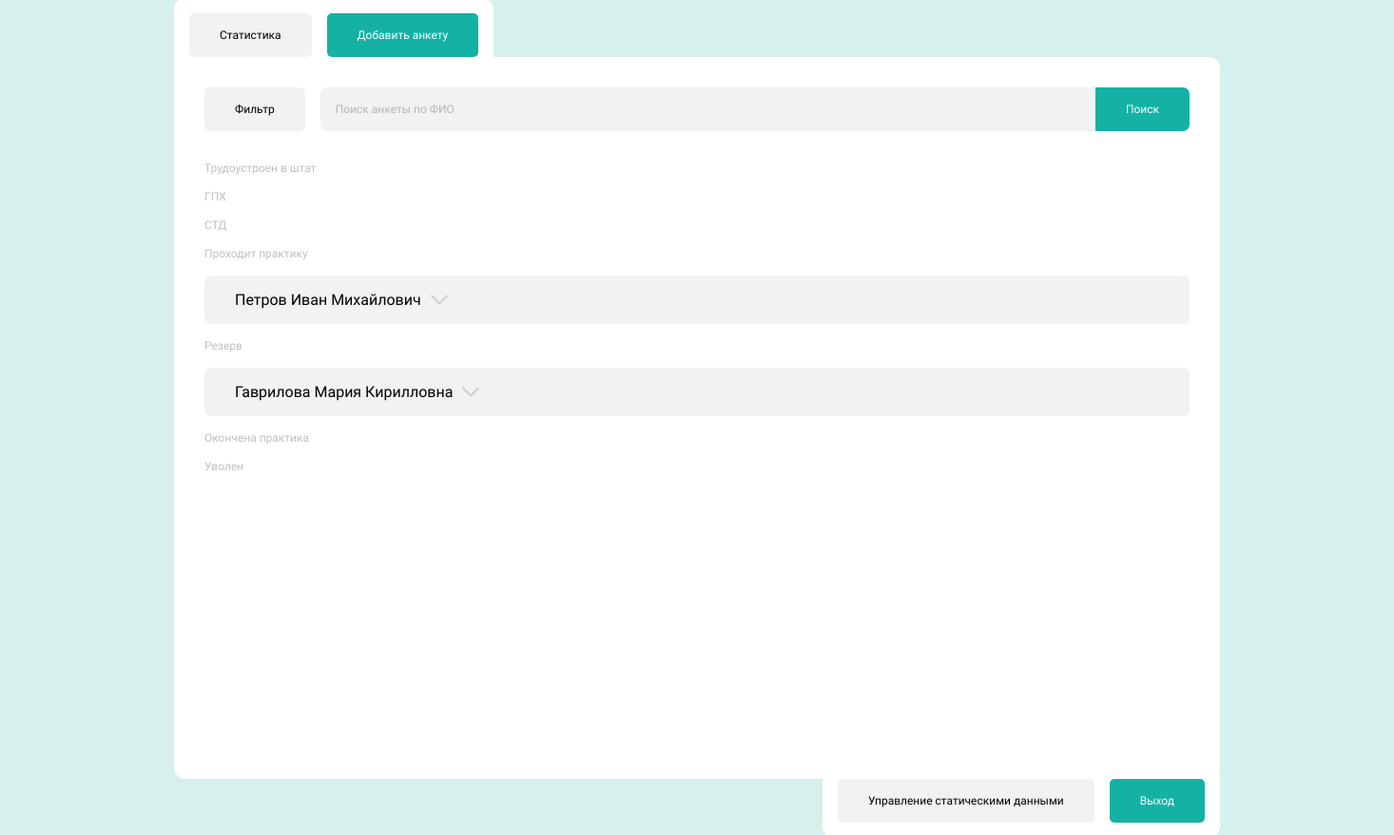
Page /Application/app/views/main.php (signed in) on the committed database.
### tables this page shows
CREATE TABLE `candidate_statuses` (
  `id` int(11) NOT NULL COMMENT 'Идентификатор статуса кандидата',
  `status_name` text NOT NULL COMMENT 'Статус кандидата'
);

CREATE TABLE `candidate_profiles` (
  `id` int(11) NOT NULL COMMENT 'Идентификатор анкеты',
  `full_name` text NOT NULL COMMENT 'ФИО кандидата',
  `candidate_status` int(11) DEFAULT NULL COMMENT 'Статус кандидата',
  `edu_org` int(11) DEFAULT NULL COMMENT 'Образовательное учреждение',
  `profile_rejected` int(11) DEFAULT NULL COMMENT 'Отказ по анкете',
  `full_time_practice` int(11) DEFAULT NULL COMMENT 'Очная практика',
  `practice_target` int(11) DEFAULT NULL COMMENT ' Цель практики',
  `moodle_practice` int(11) DEFAULT NULL COMMENT 'Практика Moodle',
  `unit_id` int(11) DEFAULT NULL COMMENT 'Идентификатор отдела',
  `is_employment` int(11) DEFAULT NULL COMMENT 'Трудоустройство',
  `is_payment` int(11) DEFAULT NULL COMMENT 'Привлечение на оплату',
  `email` varchar(255) DEFAULT NULL COMMENT 'Адрес эл. почты',
  `phone_num` varchar(12) DEFAULT NULL COMMENT 'Номер телефона',
  `res_city` int(11) DEFAULT NULL COMMENT 'Город проживания',
  `edu_city` int(11) DEFAULT NULL COMMENT 'Город обучения',
  `study_course` int(11) DEFAULT NULL COMMENT 'Курс обучения',
  `training_direction` text DEFAULT NULL COMMENT 'Направления обучения (подготовки)',
  `stack` text DEFAULT NULL COMMENT 'Стек',
  `softskills` text DEFAULT NULL COMMENT 'Результаты собеседования',
  `receiving_date` date DEFAULT NULL COMMENT 'Дата получения анкеты',
  `commentary` text DEFAULT NULL COMMENT 'Комментарии'
);

### Application/app/views/main.php (the view, shortened to what this page needs)
<?php
include 'partials/header.php';
?>
<body>
    <main>
        <div class="main-wrapper">
            <div class="top-nav-wrapper">
                <nav class="top-nav">
                    <a href="statistic.php" class="btn-second">Статистика</a>
                    <a href="addAnketa.php" class="btn-primary">Добавить анкету</a>
                </nav>
            </div>
            <div class="common-form-alt">
                <div class="search-wrapper">
                    <input type="button" value="Фильтр" class="btn-second">
                    <form action="../controllers/SearchController.php" method="post" class="search-form-wrapper">
                        <input type="search" placeholder="Поиск анкеты по ФИО" class="inp" name="search" autocomplete="off">
                        <input type="submit" value="Поиск" class="btn-primary">
                    </form>
                </div>
                <div class="ankets-wrapper">
                <?php
                    $sql = "SELECT * FROM `candidate_statuses`";
                    $stmt = $pdo->query($sql);
                    while ($candidate_statuses = $stmt->fetch(PDO::FETCH_ASSOC)) { ?>
                    <div class="ankets-type-wrapper">
                        <p class="ankets-type-header"><?= $candidate_statuses['status_name'] ?></p>
                        <?php
                        $candidate_statuses_id = $candidate_statuses['id'];
                        $sql1 = "SELECT candidate_profiles.*,
                                        cities_edu.city_name AS edu_city,
                                        cities_res.city_name AS res_city,
                                        edu_org.edu_org_name AS edu_org,
                                        study_course.course_name AS study_course
                                        FROM `candidate_profiles`
                                        LEFT JOIN `cities` AS cities_edu ON candidate_profiles.edu_city = cities_edu.id
                                        LEFT JOIN `cities` AS cities_res ON candidate_profiles.res_city = cities_res.id
                                        LEFT JOIN `education_organization` AS edu_org ON candidate_profiles.edu_org = edu_org.id
                                        LEFT JOIN `study_courses` AS study_course ON candidate_profiles.study_course = study_course.id
                                        WHERE `candidate_status` = '$candidate_statuses_id'";
                        $stmt1 = $pdo->query($sql1);
                        while ($candidate_profiles = $stmt1->fetch(PDO::FETCH_ASSOC)) { ?>
                        <details class="anketa-item">
                            <summary>
                                <?= $candidate_profiles['full_name'] ?>
                                <img src="../../public/media/images/arrow-details.svg" alt="">
                            </summary>
                        </details>
                        <?php } ?>
                    </div>
                    <?php } ?>
                </div>
            </div>
            <div class="bottom-nav-wrapper">
                <nav class="bottom-nav">
                    <a href="manageStaticInfo.php" class="btn-second">Управление статическими данными</a>
                    <a href="../controllers/LogoutController.php" class="btn-primary">Выход</a>
                </nav>
            </div>
        </div>
    </main>
</body>
</html>

### Application/public/css/style.css (style rules this page uses)
* { font-family: "Roboto Regular"; box-sizing: border-box; padding: 0; margin: 0; }
body { overflow: hidden; }
main { text-align: center; }
.main-wrapper { position: absolute; transform: translate(-50%, -50%); top: 50%; left: 50%; }
.top-nav-wrapper { width: 100%; display: flex; justify-content: flex-start; }
.top-nav { width: min-content; display: flex; flex-direction: row; align-items: flex-start; padding: 16px 16px 0 16px; gap: 16px; border-radius: 12px 12px 0 0; }
.bottom-nav-wrapper { width: 100%; display: flex; justify-content: flex-end; }
.bottom-nav { width: min-content; display: flex; flex-direction: row; align-items: flex-start; padding: 0 16px 16px 16px; gap: 16px; border-radius: 0 0 12px 12px; }
.common-form-alt { width: 1100px; height: 760px; display: flex; flex-direction: column; align-items: center; justify-content: flex-start; padding: 32px; gap: 32px; border-radius: 0 12px; }
.ankets-wrapper { width: 100%; height: 100%; display: flex; flex-direction: column; gap: 16px; border-radius: 0 7px 7px 7px; overflow-x: hidden; }
.ankets-type-wrapper { width: 100%; display: flex; flex-direction: column; align-items: flex-start; gap: 16px; }
.ankets-type-header { font-size: 12px; }
.anketa-item { width: 100%; display: flex; flex-direction: column; align-items: flex-start; padding: 16px 32px; border-radius: 7px; transition: max-height .5s ease; overflow: hidden; max-height: 51px; }
.anketa-item summary { display: flex; justify-content: space-between; cursor: pointer; }
.anketa-item img { transition: transform .5s ease; margin-left: 10px; }
.search-wrapper { width: 100%; display: flex; gap: 16px }
.search-form-wrapper { width: 100%; display: flex; }
.search-form-wrapper input[type="search"] { width: 100%; border-radius: 7px 0 0 7px; }
.search-form-wrapper input[type="submit"] { border-radius: 0 7px 7px 0; }
.inp { font-size: 12px; padding: 16px; border: 0; border-radius: 7px; }
.btn-primary { font-size: 12px; padding: 16px 32px; border: 0; border-radius: 5px; transition: all .5s ease-in-out; cursor: pointer; text-align: center; text-decoration: none; text-wrap: nowrap; }
.btn-second { font-size: 12px; padding: 16px 32px; border: 0; border-radius: 5px; transition: all .5s ease-in-out; cursor: pointer; text-align: center; text-decoration: none; text-wrap: nowrap; }

### Application/app/views/partials/header.php (style rules this page uses)
:root { --text-b: #000; --text-w: #fff; --text-half-trans: #00000040; --background-half-trans: #0000000d; --background-dark-half-trans: #00000026; --background-light: #fff; --background-dark-light: #d5f0ed; --background-turquoise: #13b2a4; --background-dark-turquoise: #005859; }
body { background-color: var(--background-dark-light); }
.top-nav { background-color: var(--background-light); }
.bottom-nav { background-color: var(--background-light); }
.common-form-alt { background-color: var(--background-light); }
.ankets-type-header { color: var(--text-half-trans); }
.anketa-item { background-color: var(--background-half-trans); }
.inp { background-color: var(--background-half-trans); }
.btn-primary { color: var(--text-w); background-color: var(--background-turquoise); }
.btn-second { color: var(--text-b); background-color: var(--background-half-trans); }

### rows in the picture
candidate_statuses: status_name "Трудоустроен в штат"
candidate_statuses: status_name "ГПХ"
candidate_statuses: status_name "СТД"
candidate_statuses: status_name "Проходит практику"
candidate_profiles: full_name "Петров Иван Михайлович"
candidate_statuses: status_name "Резерв"
candidate_profiles: full_name "Гаврилова Мария Кирилловна"
candidate_statuses: status_name "Окончена практика"
candidate_statuses: status_name "Уволен"
